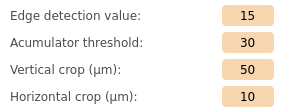
          <widget class="QFrame" name="verticalFrame_2">
           <property name="styleSheet">
            <string notr="true">background-color: rgb(255, 255, 255);
border-radius: 4px;</string>
           </property>
           <layout class="QVBoxLayout" name="verticalLayout_8" stretch="1,1,1,1">
            <property name="leftMargin">
             <number>5</number>
            </property>
            <property name="topMargin">
             <number>5</number>
            </property>
            <property name="rightMargin">
             <number>5</number>
            </property>
            <property name="bottomMargin">
             <number>5</number>
            </property>
            <item>
             <layout class="QHBoxLayout" name="horizontalLayout_12" stretch="4,1">
              <property name="spacing">
               <number>5</number>
              </property>
              <property name="leftMargin">
               <number>5</number>
              </property>
              <property name="rightMargin">
               <number>5</number>
              </property>
              <item>
               <widget class="QLabel" name="static_odsc_label_08">
                <property name="font">
                 <font>
                  <family>Verdana</family>
                  <pointsize>9</pointsize>
                  <weight>50</weight>
                  <italic>false</italic>
                  <bold>false</bold>
                 </font>
                </property>
                <property name="styleSheet">
                 <string notr="true">color: rgb(75, 75, 75);</string>
                </property>
                <property name="text">
                 <string>Edge detection value:</string>
                </property>
               </widget>
              </item>
              <item>
               <widget class="QLineEdit" name="pyqt5_dynamic_odsc_entry_edge_value">
                <property name="enabled">
                 <bool>true</bool>
                </property>
                <property name="sizePolicy">
                 <sizepolicy hsizetype="Expanding" vsizetype="Fixed">
                  <horstretch>0</horstretch>
                  <verstretch>0</verstretch>
                 </sizepolicy>
                </property>
                <property name="minimumSize">
                 <size>
                  <width>41</width>
                  <height>21</height>
                 </size>
                </property>
                <property name="font">
                 <font>
                  <family>Verdana</family>
                 </font>
                </property>
                <property name="styleSheet">
                 <string notr="true">border-radius: 4px;
padding: 1px;
background-color: rgb(248,214,176);
</string>
                </property>
                <property name="text">
                 <string>15</string>
                </property>
                <property name="alignment">
                 <set>Qt::AlignCenter</set>
                </property>
               </widget>
              </item>
             </layout>
            </item>
            <item>
             <layout class="QHBoxLayout" name="horizontalLayout_13" stretch="4,1">
              <property name="spacing">
               <number>5</number>
              </property>
              <property name="leftMargin">
               <number>5</number>
              </property>
              <property name="rightMargin">
               <number>5</number>
              </property>
              <item>
               <widget class="QLabel" name="static_odsc_label_09">
                <property name="font">
                 <font>
                  <family>Verdana</family>
                  <pointsize>9</pointsize>
                  <weight>50</weight>
                  <italic>false</italic>
                  <bold>false</bold>
                 </font>
                </property>
                <property name="styleSheet">
                 <string notr="true">color: rgb(75, 75, 75);</string>
                </property>
                <property name="text">
                 <string>Acumulator threshold:</string>
                </property>
               </widget>
              </item>
              <item>
               <widget class="QLineEdit" name="pyqt5_dynamic_odsc_entry_output_acum_threshold">
                <property name="enabled">
                 <bool>true</bool>
                </property>
                <property name="minimumSize">
                 <size>
                  <width>41</width>
                  <height>21</height>
                 </size>
                </property>
                <property name="font">
                 <font>
                  <family>Verdana</family>
                 </font>
                </property>
                <property name="styleSheet">
                 <string notr="true">border-radius: 4px;
padding: 1px;
background-color: rgb(248,214,176);
</string>
                </property>
                <property name="text">
                 <string>30</string>
                </property>
                <property name="alignment">
                 <set>Qt::AlignCenter</set>
                </property>
               </widget>
              </item>
             </layout>
            </item>
            <item>
             <layout class="QHBoxLayout" name="horizontalLayout_14" stretch="4,1">
              <property name="spacing">
               <number>5</number>
              </property>
              <property name="leftMargin">
               <number>5</number>
              </property>
              <property name="rightMargin">
               <number>5</number>
              </property>
              <item>
               <widget class="QLabel" name="static_odsc_label_6">
                <property name="font">
                 <font>
                  <family>Verdana</family>
                  <pointsize>9</pointsize>
                  <weight>50</weight>
                  <italic>false</italic>
                  <bold>false</bold>
                 </font>
                </property>
                <property name="styleSheet">
                 <string notr="true">color: rgb(75, 75, 75);</string>
                </property>
                <property name="text">
                 <string>Vertical crop (μm):</string>
                </property>
               </widget>
              </item>
              <item>
               <widget class="QLineEdit" name="pyqt5_dynamic_odsc_entry_vertical_crop">
                <property name="enabled">
                 <bool>true</bool>
                </property>
                <property name="minimumSize">
                 <size>
                  <width>41</width>
                  <height>21</height>
                 </size>
                </property>
                <property name="font">
                 <font>
                  <family>Verdana</family>
                 </font>
                </property>
                <property name="styleSheet">
                 <string notr="true">border-radius: 4px;
padding: 1px;
background-color: rgb(248,214,176);
</string>
                </property>
                <property name="text">
                 <string>50</string>
                </property>
                <property name="alignment">
                 <set>Qt::AlignCenter</set>
                </property>
               </widget>
              </item>
             </layout>
            </item>
            <item>
             <layout class="QHBoxLayout" name="horizontalLayout_15" stretch="4,1">
              <property name="spacing">
               <number>5</number>
              </property>
              <property name="leftMargin">
               <number>5</number>
              </property>
              <property name="rightMargin">
               <number>5</number>
              </property>
              <item>
               <widget class="QLabel" name="static_odsc_label_7">
                <property name="font">
                 <font>
                  <family>Verdana</family>
                  <pointsize>9</pointsize>
                  <weight>50</weight>
                  <italic>false</italic>
                  <bold>false</bold>
                 </font>
                </property>
                <property name="styleSheet">
                 <string notr="true">color: rgb(75, 75, 75);</string>
                </property>
                <property name="text">
                 <string>Horizontal crop (μm):</string>
                </property>
               </widget>
              </item>
              <item>
               <widget class="QLineEdit" name="pyqt5_dynamic_odsc_entry_horizontal_crop">
                <property name="enabled">
                 <bool>true</bool>
                </property>
                <property name="minimumSize">
                 <size>
                  <width>41</width>
                  <height>21</height>
                 </size>
                </property>
                <property name="font">
                 <font>
                  <family>Verdana</family>
                 </font>
                </property>
                <property name="styleSheet">
                 <string notr="true">border-radius: 4px;
padding: 1px;
background-color: rgb(248,214,176);
</string>
                </property>
                <property name="text">
                 <string>10</string>
                </property>
                <property name="alignment">
                 <set>Qt::AlignCenter</set>
                </property>
               </widget>
              </item>
             </layout>
            </item>
           </layout>
          </widget>
